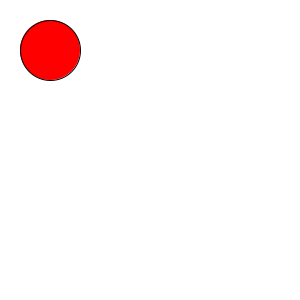
Frame 1 (no input)
Frame 60 (the mouse pressed at the canvas centre just before this capture): identical to frame 1, image omitted
Frame 120 (the mouse held since frame 60 and released just before this capture): identical to frame 1, image omitted

The Processing sketch that drew this single still picture (run headless with seeded random() and noise(); from frame 60 on, the mouse is pressed at the canvas centre):

// Processing sketch: processing_137528
// ── processing_137528.pde

int x = 50;
int y = 50;
 
void setup (){
 size (300,300);
}
void draw( ){
    background(255);
    fill (255, 0, 0);
    ellipse(x,y,60,60);                                  
}
 
void keyPressed( ){
    if(keyCode == UP||key== UP){
        y--;
    }else if(keyCode == DOWN||key== DOWN){
        y++;
    }else if(keyCode == LEFT||key== LEFT){
        x--;
    }else if(keyCode == RIGHT||key== RIGHT){
        x++;
    }
}
